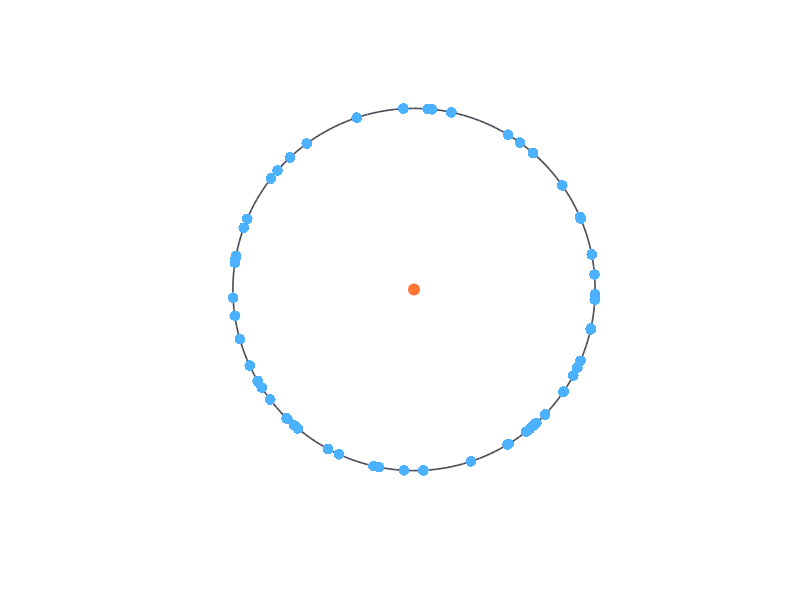

MATLAB code to generate this figure: (Note: this script raises an error after producing the figure.)
%% SYNC PART 3: The Coupling Dial (the Kuramoto model)
%
% Time to open the hood. Every example today - clocks, fireflies,
% clapping crowds - is captured by ONE beautiful little model, invented
% by Yoshiki Kuramoto in 1975.
%
% Picture each oscillator as a runner on a circular track, each with
% their own natural speed. A "coupling" makes each runner gently speed
% up or slow down to match the crowd. Turn the coupling DIAL:
%
%   - Low coupling  -> runners smear all around the track (no sync).
%   - High coupling -> they bunch together and run as a pack (sync!).
%
% The amazing part: the change is not gradual. Below a magic value
% NOTHING syncs; a hair above it, the whole group locks. A TIPPING
% POINT - just like the sudden onset of chaos in yesterday's rabbits.
%
% We measure sync with the "order parameter" r (see orderParameter.m):
% the arrow in the middle of the circle. Short arrow = chaos of beats,
% long arrow = everyone together.

clear; close all; clc;

% ---- Things to play with ----
N     = 60;     % number of oscillators
Kanim = 2.0;    % coupling for the animation (try 0.5, then 3.0)

rng(3);
omega = randn(1, N);          % natural speeds (some fast, some slow)
theta = 2*pi*rand(1, N);      % random starting positions
dt    = 0.02;
playSpeed = 1.0;

% ---- PART A: watch the oscillators on the circle ----
fig = figure('Name', 'The Coupling Dial', 'Color', 'k', 'Position', [150 120 620 620]);
ax  = axes('Parent', fig, 'Color', 'k'); hold(ax, 'on'); axis(ax, 'equal');
axis(ax, [-1.3 1.3 -1.35 1.35]); set(ax, 'XColor', 'none', 'YColor', 'none');

tt = linspace(0, 2*pi, 200);
plot(ax, cos(tt), sin(tt), '-', 'Color', [0.3 0.3 0.35], 'LineWidth', 1.2);
dots  = scatter(ax, cos(theta), sin(theta), 60, [0.3 0.7 1], 'filled');
arrow = plot(ax, [0 0], [0 0], '-', 'Color', [1 0.45 0.2], 'LineWidth', 3);
tip   = plot(ax, 0, 0, 'o', 'Color', [1 0.45 0.2], ...
             'MarkerFaceColor', [1 0.45 0.2], 'MarkerSize', 8);
meter = text(ax, 0, 1.22, '', 'Color', 'w', 'FontSize', 14, ...
             'HorizontalAlignment', 'center');

nFrames = round(20/dt);
clock0 = tic;
for k = 1:nFrames
    [r, psi] = orderParameter(theta);
    theta    = theta + dt*(omega + Kanim*r*sin(psi - theta));
    set(dots,  'XData', cos(theta), 'YData', sin(theta));
    set(arrow, 'XData', [0 r*cos(psi)], 'YData', [0 r*sin(psi)]);
    set(tip,   'XData', r*cos(psi), 'YData', r*sin(psi));
    set(meter, 'String', sprintf('Coupling K = %.1f     Sync = %d%%', Kanim, round(100*r)));
    drawnow limitrate;
    while toc(clock0) < k*dt/playSpeed
        pause(0.001);
    end
end

% ---- PART B: find the tipping point (sweep the whole dial) ----
fprintf('Sweeping the coupling dial from 0 to 4 to find the tipping point...\n');
Kvals  = 0:0.05:4;
rFinal = zeros(size(Kvals));
Tsweep = 25;  dts = 0.02;  steps = round(Tsweep/dts);

for ik = 1:numel(Kvals)
    K  = Kvals(ik);
    rng(ik);
    th = 2*pi*rand(1, N);
    racc = 0;  cnt = 0;
    for s = 1:steps
        [r, psi] = orderParameter(th);
        th = th + dts*(omega + K*r*sin(psi - th));
        if s > steps/2                    % average over the settled part
            racc = racc + r;  cnt = cnt + 1;
        end
    end
    rFinal(ik) = racc/cnt;
end

Kc = 1.6;   % the theoretical tipping point for this spread of speeds
figure('Name', 'The Tipping Point', 'Color', 'w');
plot(Kvals, rFinal, 'o-', 'LineWidth', 1.5, 'MarkerSize', 4); hold on;
plot([Kc Kc], [0 1], 'r--', 'LineWidth', 1);
text(Kc + 0.05, 0.12, 'critical coupling', 'Color', 'r');
xlabel('Coupling strength  K  (the dial)');
ylabel('Sync level  r  (0 = chaos, 1 = unison)');
title('Nothing... nothing... then SUDDENLY everyone syncs');
grid on; ylim([0 1]);

% ---- THINGS TO TRY ----
% 1. Re-run with Kanim = 0.5 (below the tipping point): the dots keep
%    smearing around the circle and the arrow stays tiny. Then Kanim =
%    3.0 (above it): they snap into a pack and the arrow grows long.
% 2. On the tipping-point graph, find where the curve lifts off zero.
%    That is the critical coupling - the least "togetherness" needed
%    before ANY sync is possible.
% 3. Make the oscillators more alike: omega = 0.3*randn(1,N). Similar
%    speeds are easier to herd, so the tipping point moves LEFT.
% 4. Compare with yesterday's bifurcation diagram. Both show a system
%    doing nothing special until a knob crosses a critical value - then
%    everything changes at once.
